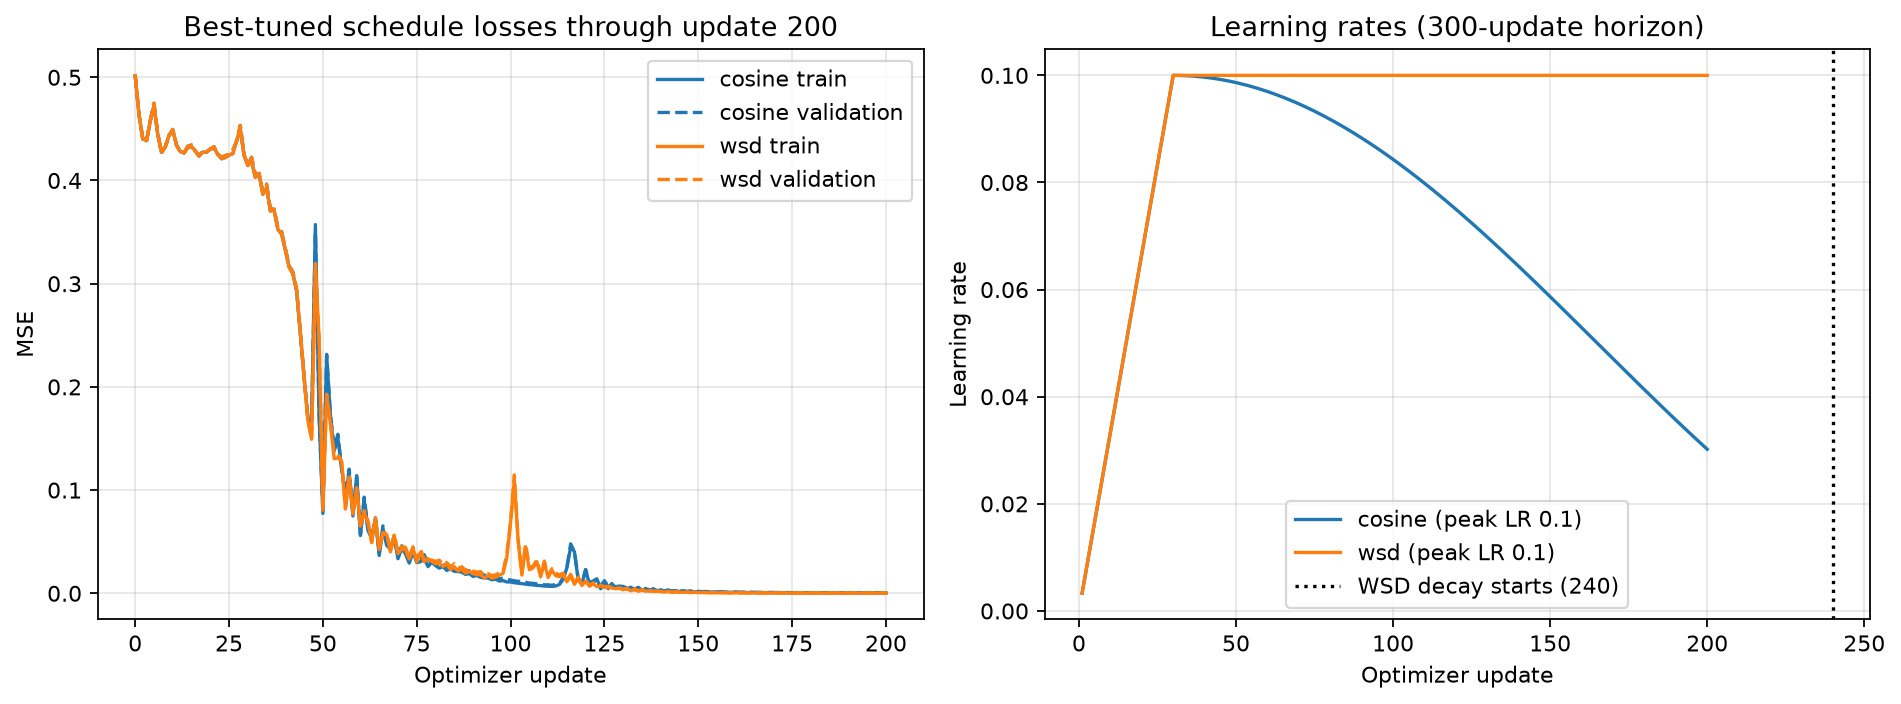

Write Python code to recreate this figure.
import csv
import math
from pathlib import Path

import matplotlib.pyplot as plt
import torch
from torch import nn


SEED = 11
TOTAL_STEPS = 300
STOP_STEP = 200
WARMUP_STEPS = 30
WSD_DECAY_START = 240
LEARNING_RATES = (0.001, 0.003, 0.01, 0.03, 0.05, 0.1, 0.2, 0.3)
BETA1 = 0.9
BETA2 = 0.999
EPSILON = 1e-8


class SmallRegressor(nn.Module):
    def __init__(self):
        super().__init__()
        self.fc1 = nn.Linear(1, 32)
        self.fc2 = nn.Linear(32, 32)
        self.fc3 = nn.Linear(32, 1)

    def forward(self, x):
        x = torch.tanh(self.fc1(x))
        x = torch.tanh(self.fc2(x))
        return self.fc3(x)


def learning_rate_at_step(schedule, peak_learning_rate, step):
    if step <= WARMUP_STEPS:
        return peak_learning_rate * step / WARMUP_STEPS
    if schedule == "cosine":
        progress = (step - WARMUP_STEPS) / (TOTAL_STEPS - WARMUP_STEPS)
        return peak_learning_rate * 0.5 * (1 + math.cos(math.pi * progress))
    if schedule == "wsd":
        if step <= WSD_DECAY_START:
            return peak_learning_rate
        decay_progress = (step - WSD_DECAY_START) / (
            TOTAL_STEPS - WSD_DECAY_START
        )
        return peak_learning_rate * (1 - decay_progress)
    raise ValueError(f"Unknown schedule: {schedule}")


def make_dataset():
    x = torch.linspace(-1, 1, 320).unsqueeze(1)
    y = torch.sin(2 * torch.pi * x) + 0.3 * x
    validation_mask = torch.arange(len(x)) % 5 == 0
    return x[~validation_mask], y[~validation_mask], x[validation_mask], y[validation_mask]


def run_trial(schedule, peak_learning_rate, train_x, train_y, validation_x, validation_y):
    torch.manual_seed(SEED)
    model = SmallRegressor()
    optimizer = torch.optim.Adam(
        model.parameters(),
        lr=peak_learning_rate / WARMUP_STEPS,
        betas=(BETA1, BETA2),
        eps=EPSILON,
        weight_decay=0,
    )
    train_loss_fn = nn.MSELoss()
    model.eval()
    with torch.no_grad():
        initial_train_loss = train_loss_fn(model(train_x), train_y).item()
        initial_validation_loss = train_loss_fn(
            model(validation_x), validation_y
        ).item()
    history = [
        {
            "schedule": schedule,
            "peak_learning_rate": peak_learning_rate,
            "step": 0,
            "learning_rate": 0.0,
            "train_loss": initial_train_loss,
            "validation_loss": initial_validation_loss,
        }
    ]

    for step in range(1, STOP_STEP + 1):
        learning_rate = learning_rate_at_step(schedule, peak_learning_rate, step)
        for param_group in optimizer.param_groups:
            param_group["lr"] = learning_rate

        model.train()
        train_loss = train_loss_fn(model(train_x), train_y)
        optimizer.zero_grad(set_to_none=True)
        train_loss.backward()
        optimizer.step()

        model.eval()
        with torch.no_grad():
            measured_train_loss = train_loss_fn(model(train_x), train_y).item()
            validation_loss = train_loss_fn(model(validation_x), validation_y).item()
        if not math.isfinite(measured_train_loss) or not math.isfinite(validation_loss):
            raise RuntimeError(
                f"Non-finite loss for {schedule} at learning rate "
                f"{peak_learning_rate} on step {step}"
            )
        history.append(
            {
                "schedule": schedule,
                "peak_learning_rate": peak_learning_rate,
                "step": step,
                "learning_rate": learning_rate,
                "train_loss": measured_train_loss,
                "validation_loss": validation_loss,
            }
        )
    return history


def main():
    torch.set_num_threads(1)
    train_x, train_y, validation_x, validation_y = make_dataset()
    all_histories = []
    selected = {}

    for schedule in ("cosine", "wsd"):
        trials = []
        for peak_learning_rate in LEARNING_RATES:
            history = run_trial(
                schedule,
                peak_learning_rate,
                train_x,
                train_y,
                validation_x,
                validation_y,
            )
            all_histories.extend(history)
            trials.append(history)
        selected[schedule] = min(
            trials, key=lambda history: history[-1]["validation_loss"]
        )

    output_dir = Path(__file__).parent
    csv_path = output_dir / "cosine_vs_wsd.csv"
    with csv_path.open("w", newline="") as file:
        writer = csv.DictWriter(file, fieldnames=all_histories[0].keys())
        writer.writeheader()
        writer.writerows(all_histories)

    print(
        f"Model: 1 -> 32 -> 32 -> 1 tanh MLP; "
        f"train={len(train_x)}, validation={len(validation_x)} fixed examples"
    )
    print(
        f"Adam: beta1={BETA1}, beta2={BETA2}, eps={EPSILON}, weight_decay=0; "
        f"seed={SEED}"
    )
    print(
        f"Schedule horizon={TOTAL_STEPS}; both schedules stop after update "
        f"{STOP_STEP}; linear warmup={WARMUP_STEPS} updates; "
        f"WSD decay begins at update {WSD_DECAY_START}."
    )
    print(f"Learning-rate tuning candidates: {LEARNING_RATES}")
    print("Selected runs, ranked by validation MSE at the stopping step:")
    print("schedule  peak_lr  train_loss  validation_loss")
    for schedule, history in selected.items():
        final = history[-1]
        print(
            f"{schedule:>7}  {final['peak_learning_rate']:.4f}  "
            f"{final['train_loss']:.8f}  {final['validation_loss']:.8f}"
        )
    print(f"All tuning curves saved to {csv_path.name} ({len(all_histories)} rows).")

    fig, axes = plt.subplots(1, 2, figsize=(12, 4.5))
    colors = {"cosine": "tab:blue", "wsd": "tab:orange"}
    for schedule, history in selected.items():
        steps = [row["step"] for row in history]
        train_losses = [row["train_loss"] for row in history]
        validation_losses = [row["validation_loss"] for row in history]
        axes[0].plot(
            steps,
            train_losses,
            color=colors[schedule],
            label=f"{schedule} train",
        )
        axes[0].plot(
            steps,
            validation_losses,
            color=colors[schedule],
            linestyle="--",
            label=f"{schedule} validation",
        )
        axes[1].plot(
            [row["step"] for row in history[1:]],
            [row["learning_rate"] for row in history[1:]],
            color=colors[schedule],
            label=f"{schedule} (peak LR {history[-1]['peak_learning_rate']})",
        )

    axes[0].set(
        title="Best-tuned schedule losses through update 200",
        xlabel="Optimizer update",
        ylabel="MSE",
    )
    axes[0].grid(alpha=0.3)
    axes[0].legend()
    axes[1].axvline(
        WSD_DECAY_START,
        color="black",
        linestyle=":",
        label="WSD decay starts (240)",
    )
    axes[1].set(
        title="Learning rates (300-update horizon)",
        xlabel="Optimizer update",
        ylabel="Learning rate",
    )
    axes[1].grid(alpha=0.3)
    axes[1].legend()
    fig.tight_layout()
    plot_path = output_dir / "cosine_vs_wsd.png"
    fig.savefig(plot_path, dpi=160, bbox_inches="tight")
    print(f"Plot saved to {plot_path.name}")


if __name__ == "__main__":
    main()
